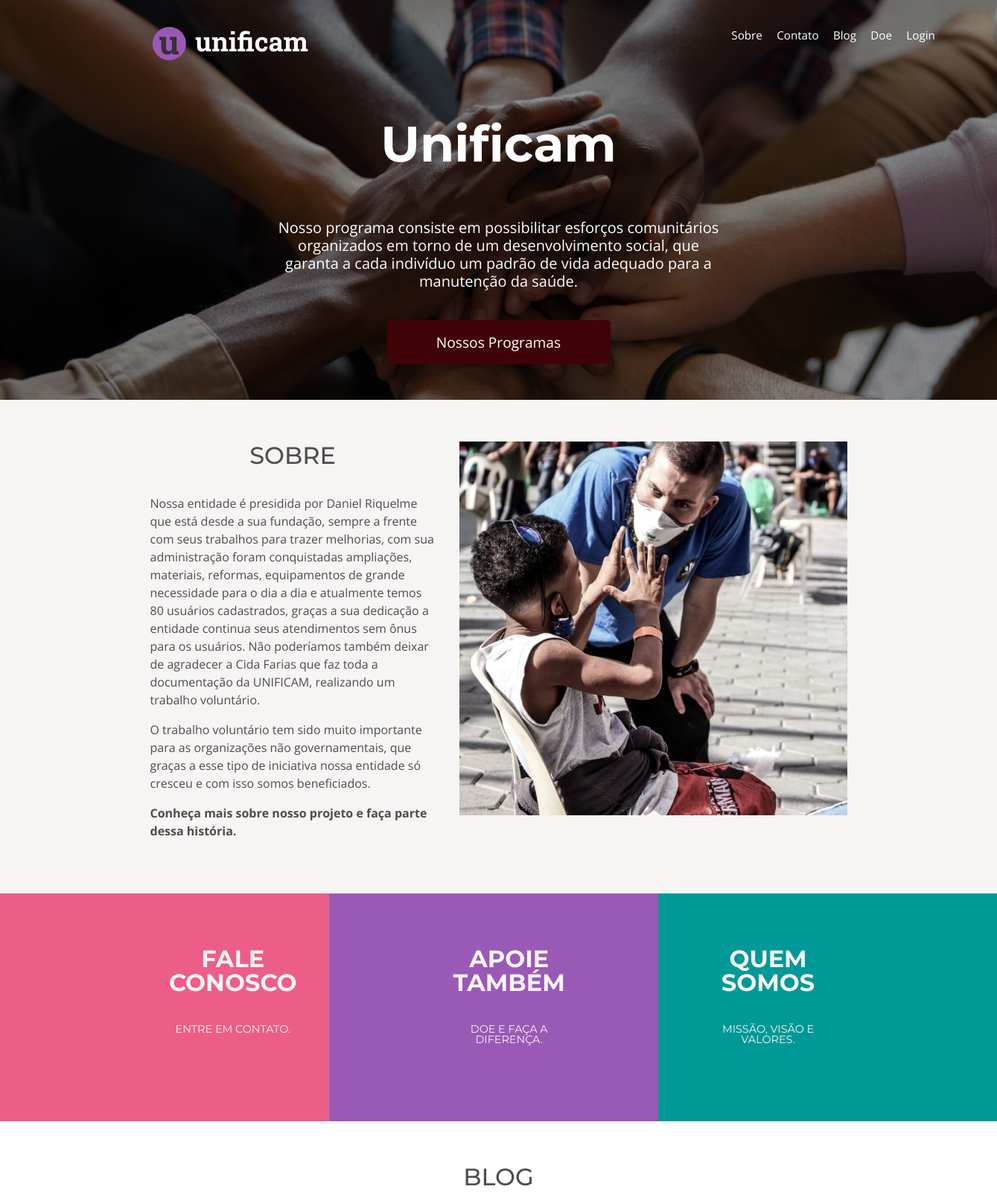
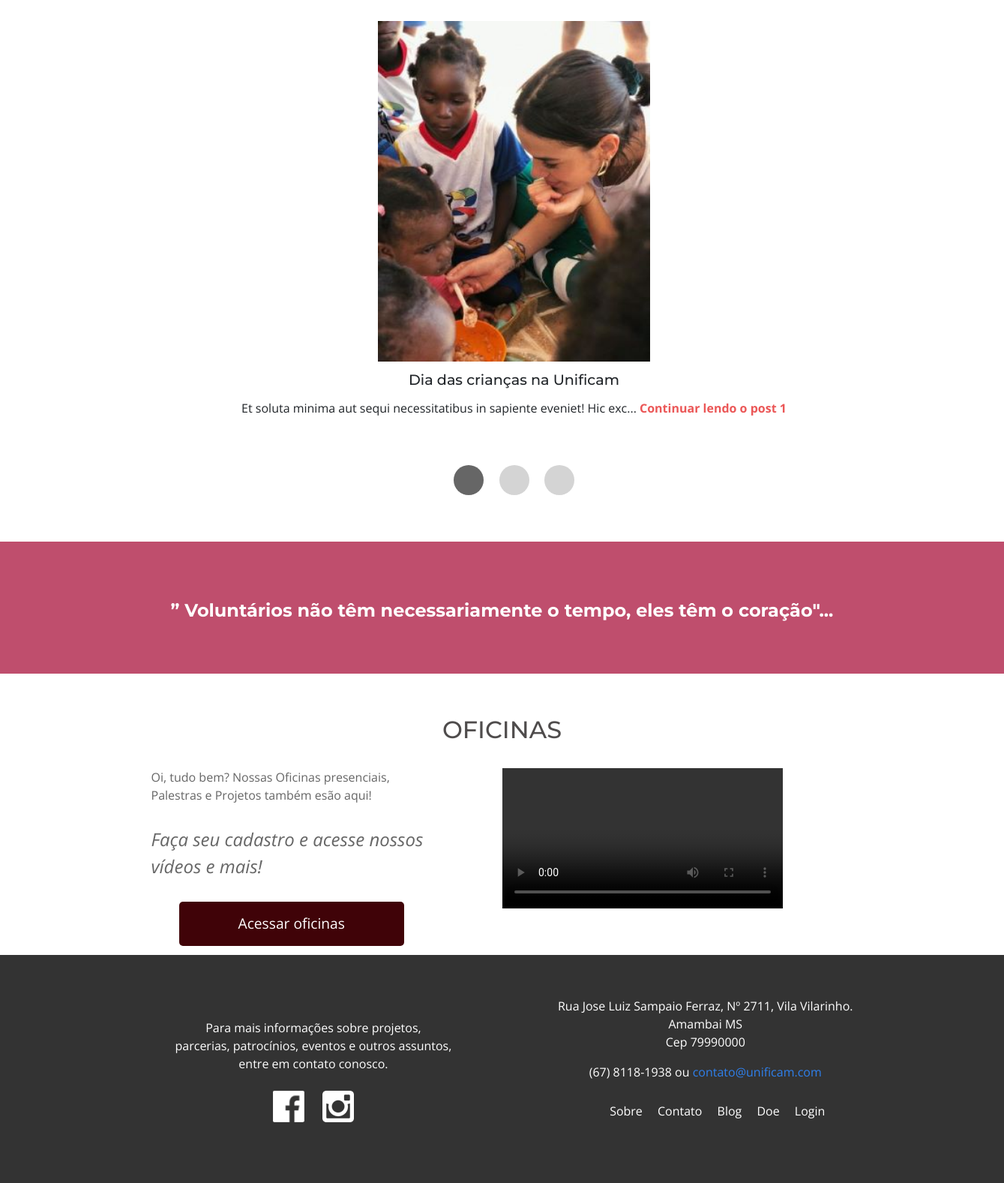
The page / on the database its author committed (2 pictures, top to bottom).
### myhome/models.py (models this page shows, shortened)
class Blog(models.Model):
    tilulo = models.CharField(max_length=100)
    visualizados = models.IntegerField(default=0)
    data = models.DateTimeField(default=timezone.now)
    thumb = models.ImageField(upload_to='media')
    texto = models.TextField(max_length=1000)
    categoria =models.CharField(max_length=20,choices=LISTA_CATEGORIAS)

### myhome/views.py (the view)
# urls.py: path('', Homepage.as_view(), name='homepage'),
class Homepage( ListView):
    template_name = 'homepage.html'
    model = Blog

### myhome/gerenciador_context.py (called while the page is built)
def lista_blog_recentes(request):
    lista_blog =Blog.objects.all().order_by('-data')[0:6]
    if lista_blog:
        blog_destaque = lista_blog[0]
    else:
        blog_destaque=None
    return {'lista_blog_recentes':lista_blog, 'blog_destaque': blog_destaque}

def lista_blog_alta(request):
    lista_blog =Blog.objects.all().order_by('-visualizados')[0:3]
    return {'lista_blog_alta': lista_blog }

### myhome/templates/homepage.html (shortened to what this page needs)
{% extends 'base.html' %}
{% load static %}
{% block content %}
   <main class="conteudo" role="main">
      <section class="secaoDestaque" style="background-image:{%static 'bg-intro.png' %}">
        <h1 class="secaoDestaque-titulo" id="conteudoPrincipal">
        </h1>
        <h2 class="secaoDestaque-texto">
          Nosso programa consiste em possibilitar esforços comunitários organizados em torno de um desenvolvimento social, que garanta a cada indivíduo um padrão de vida adequado para a manutenção da saúde.</h2>
        <button class="secaoDestaque-cta btnPadrao">
          Nossos Programas
        </button>
      </section>
      <section class="secaoSobre clearfix" style="background-color:#f7f4f4">
        <div class="container">
          <img src="{% static 'saude.jpeg' %}" class="secaoSobre-imgDestaque" alt>
          <h2 class="secaoSobre-titulo tituloPadrao">
            SOBRE
          </h2>
          <p class="secaoSobre-texto">
             Nossa entidade é presidida por Daniel Riquelme que está  desde a sua fundação, sempre a frente com seus trabalhos para trazer melhorias, com  sua administração foram conquistadas ampliações, materiais, reformas, equipamentos de grande necessidade para o dia a dia e atualmente temos  80 usuários cadastrados, graças a sua dedicação a entidade continua seus atendimentos sem ônus para os usuários. Não poderíamos também  deixar de agradecer  a Cida Farias que faz toda a documentação da UNIFICAM, realizando um trabalho voluntário.
          </p>
          <p class="secaoSobre-texto">
            O trabalho voluntário tem sido muito importante para as organizações não governamentais, que graças a esse tipo de iniciativa nossa entidade só cresceu e com isso somos beneficiados.</p>
          <p class="secaoSobre-texto">
            <b>
              Conheça mais sobre nosso projeto e faça parte dessa história.
            </b>
          </p>
        </div>
      </section>
     <section class="secaoDiferenciais2">
        <div class="container2">
          <ul class="diferenciais-diferencial ">
            <a href="{% url 'myhome:contato' %}"><li >
              <p class="diferenciais-diferencial-titulo" style="color:#f7f4f4"> Fale conosco</p>
              <p class="diferenciais-diferencial-texto" style="color:#f7f4f4">
                Entre em contato.
              </p>
            </li></a>
            <a href="{% url 'myhome:doe' %}"><li >
              <p class="diferenciais-diferencial-titulo" style="color:#f7f4f4"> Apoie também</p>
              <p class="diferenciais-diferencial-texto" style="color:#f7f4f4">
                Doe e faça a diferença.
              </p>
            </li></a>
            <a href="{% url 'myhome:sobre' %}"><li >
              <p class="diferenciais-diferencial-titulo" style="color:#f7f4f4"> Quem Somos</p>
              <p class="diferenciais-diferencial-texto" style="color:#f7f4f4">
                Missão, visão e valores.
              </p>
            </li></a>
          </ul>
        </div>
      </section>
      <section class="secaoBlog container">
        <h2 class="secaoBlog-titulo tituloPadrao">
          BLOG
        </h2>
        <ul class="listaDeArtigos">
        {% for lista in lista_blog_alta %}
          <li id="new{{ forloop.counter }}" class="listaDeArtigos-item">
            <article class="listaDeArtigos-artigo">
              <img src="{{ lista.thumb.url }}" class="listaDeArtigos-artigo-img" alt="Teclado da Apple e um celular Android">
              <h2 class="listaDeArtigos-artigo-titulo">
                {{ lista.tilulo }}
              </h2>
              <p>
                {{ lista.texto|slice:'70' }}...
                <a href="{% url 'myhome:detalhesblog' lista.pk %}" class="listaDeArtigos-artigo-link">
                  Continuar lendo o post {{ forloop.counter }}
                </a>
              </p>
            </article>
          </li>
        {% endfor %}
        </ul>
        <nav>
          <ul class="listaDeArtigos-slider">
            <li>
              <a href="#new1" data-sliderItem="0" class="listaDeArtigos-slider-item listaDeArtigos-slider-item--ativo">
              </a>
            </li>
            <li>
              <a href="#new2" data-sliderItem="1" class="listaDeArtigos-slider-item">
              </a>
            </li>
            <li>
              <a href="#new3" data-sliderItem="2" class="listaDeArtigos-slider-item">
              </a>
            </li>
          </ul>
        </nav>
      </section>
      <section class="secaoCitacao" >
        <h4 class="secaoCitacao-titulo" id="citacao">
            ” Voluntários não têm necessariamente o tempo, eles têm o coração"...
        </h4>
      </section>
     <section class="secaoInstitucional">
        <div class="container">
          <h2 class="tituloPadrao">
            OFICINAS
          </h2>
          <div class="secaoInstitucional-coluna">
            <p>
              Oi, tudo bem? Nossas Oficinas presenciais, Palestras e Projetos também esão aqui!
            </p>
            <address class="secaoInstitucional-endereco">
              Faça seu cadastro e acesse nossos vídeos e mais!
            </address>
            <a href="{% url 'myhome:homeoficinas' %}">
            <button class="secaoDestaque-cta btnPadrao">
          Acessar oficinas
            </button></a>
          </div>
          <video src="{% static 'uni-video.mp4' %}" class="secaoInstitucional-video" controls>
            </video>
        </div>
      </section>
    </main>
    {% endblock %}

### rows shown on the page
Blog: thumb (picture), tilulo "Dia das crianças na Unificam", texto "Et soluta minima aut sequi necessitatibus in sapiente eveniet! Hic exc"
